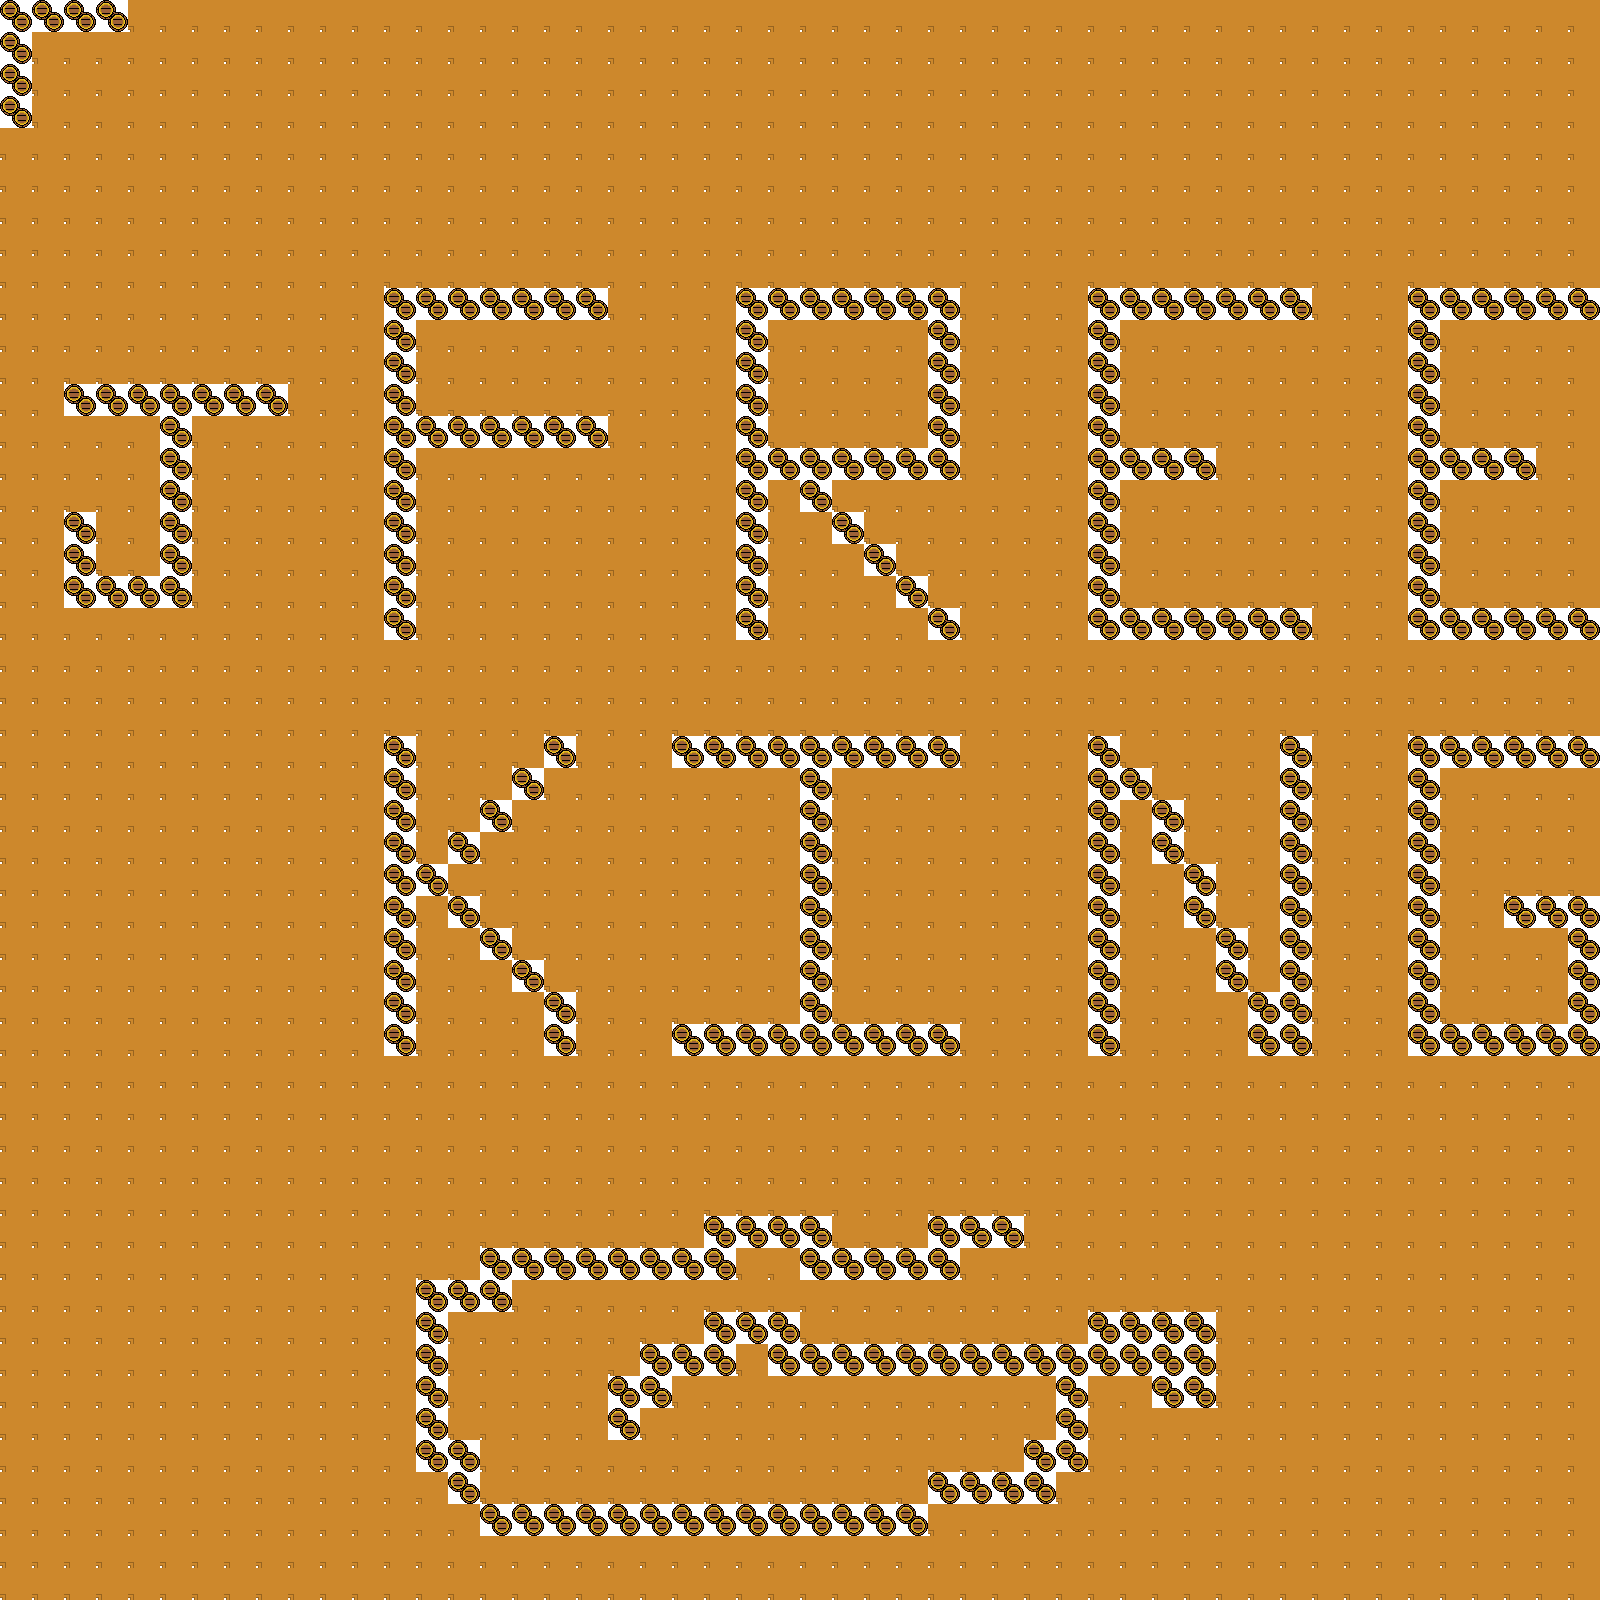

The image is a tile-based game level rendered from a .tmx file. Its description and source (layers, tilesets, objects; grid data summarised) follow:
An orthogonal 50x50 tile map with 32x32 px tiles, 1 tile layer (Tile Layer 1).

<map version="1" orientation="orthogonal" width="50" height="50" tilewidth="32" tileheight="32">
 <tileset firstgid="1" name="testSheet" tilewidth="32" tileheight="32">
  <image source="testSheet.png" width="512" height="64" />
  <tile id="9">
   <properties>
    <property name="collidable" value="true" />
   </properties>
  </tile>
 </tileset>
 <layer name="Tile Layer 1" width="50" height="50">
  <data>[2500 cells, 2500 non-empty, 2 distinct tile ids]</data>
 </layer>
</map>